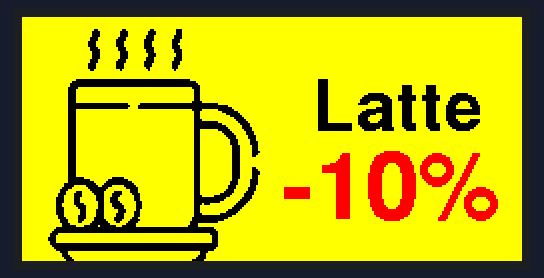
The sketch below on a simulated ESP8266 (NodeMCU). Parts: 250×122 colour display.

Above: at 15.1 s.

The sketch:

BitmapsMono.ino
```cpp
// Incluir las bibliotecas necesarias
#include <GxEPD2_4C.h>

//Incluir las definiciones de las fuentes
#include <Fonts/FreeSansBold18pt7b.h>
#include <Fonts/FreeSansBold24pt7b.h>

// Incluir el bitmap
#include "cafe120.h"

// Definición de pines para placa adaptadora de Seeed Studio
const int EINK_BUSY = D5;   // D5
const int EINK_RST  = D0;   // D0
const int EINK_DC   = D3;   // D3
const int EINK_CS   = D1;   // D1
const int EINK_SCK  = D8;  // D8 (SCK)
const int EINK_MOSI = D10;  // D10 (MOSI)

// Crea el objeto asociado a la pantalla
GxEPD2_4C<GxEPD2_213c_GDEY0213F51, GxEPD2_213c_GDEY0213F51::HEIGHT> display(GxEPD2_213c_GDEY0213F51(EINK_CS, EINK_DC, EINK_RST, EINK_BUSY));

void setup()
{
  // Inicialización del epaper
  display.init(115200);
  display.setFullWindow();
  display.setRotation(1);

  display.setTextSize(1);

  // Limpiar la pantalla
  display.fillScreen(GxEPD_YELLOW); // Fondo amarillo

  // Cargar bitmap
  display.drawBitmap(6, 6, gImage_cafe120, 120, 120, GxEPD_BLACK);

  // Imprimir "Latte"
  display.setTextColor(GxEPD_BLACK);
  display.setCursor(145, 50);
  display.setFont(&FreeSansBold18pt7b);
  display.print ("Latte");

  // Imprimir "-10%"
  display.setTextColor(GxEPD_RED);
  display.setCursor(130, 100);
  display.setFont(&FreeSansBold24pt7b);
  display.print ("-10%");

  // Refrescar pantalla
  display.display ();

}

void loop() {
  //No hace nada
}
```

Source omitted: cafe120.h (data table, 9197 bytes)
